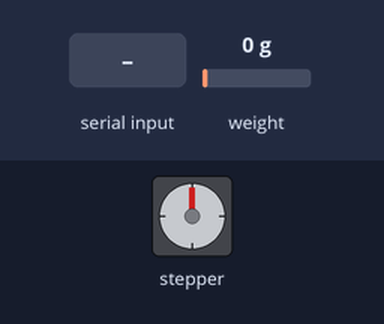
This sketch was run on a simulated Arduino Uno, built with avr-gcc and run on an emulated ATmega328P. Parts: stepper motor. The test bench sets the inputs (shaded band); at power-on: weight on the scale 0 g. Stepper angles assume 200 steps per turn; what the sketch prints to the serial monitor is not drawn.

Above: at 2.3 s.
2.4 s: "A90\n" received over Serial
At 3.85 s:
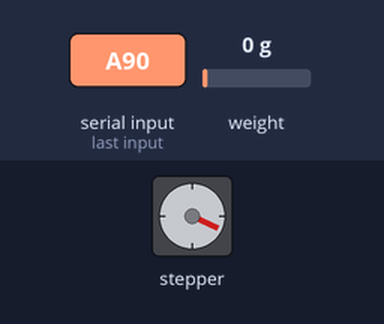
At 4.56 s:
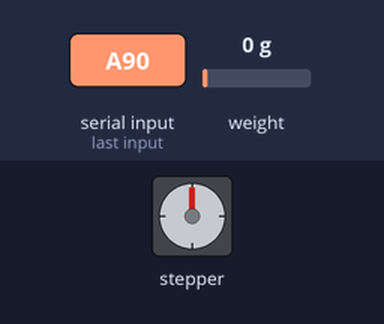
5.9 s: weight on the scale set to 81 g
10.2 s: weight on the scale set to 95 g
At 10.4 s:
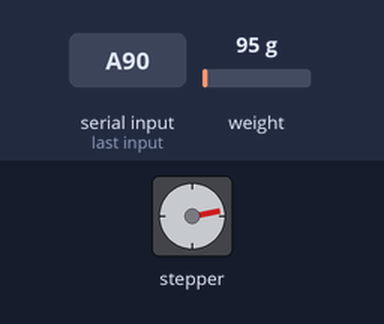
Timing chart, 0 to 13.2 s (numbered marks = the images above; inputs shaded):
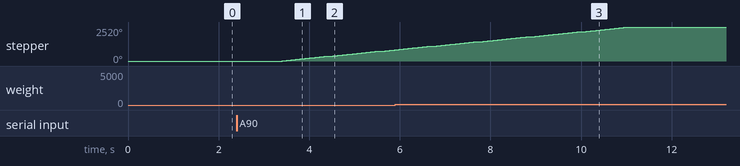

Measured:
- the behaviour switches between 89 and 90 g on weight on the scale (found by bisection; images 2 and 3)
- after the input at 2.4 s, stepper: keeps turning clockwise at about 331°/s, starting after 1.0 s
- after the input at 10.2 s, stepper: goes on until 11.0 s, then stays 2520°

The sketch:

FeederCode_LabVIEW.ino
```cpp
#include <Stepper.h>
#include <HX711.h>

// DEFINIÇÕES DE PINOS
#define pinDT  2
#define pinSCK  3

// DECLARAÇÃO DE VARIÁVEIS
const int stepsPerRevolution = 200;  // change this to fit the number of steps per revolution for your motor
float weight = 0;
String serial;
String portion;
char funcao;
bool x = true;

// INSTANCIANDO OBJETOS
Stepper myStepper(stepsPerRevolution, 8, 9, 10, 11); // initialize the stepper library on pins 8 through 11
HX711 scale;

void setup() {
  Serial.begin(9600);

  scale.begin(pinDT, pinSCK); // CONFIGURANDO OS PINOS DA BALANÇA
  scale.set_scale(-2285.000); // DETERMINA A ESCALA

  delay(100);
  scale.tare(); // ZERANDO A BALANÇA PARA DESCONSIDERAR A MASSA DA ESTRUTURA

  // set the stpermotor speed at 60 rpm:
  myStepper.setSpeed(60);
}

void loop() {
  serial = Serial.readString();
  funcao = serial.charAt(0);
  portion = serial.substring(1);
  if (funcao == 'A') {
    FeedPet(portion.toFloat());
  }
  weight = scale.get_units();
  Serial.print(weight, 3);

  delay(20);
}

void FeedPet(float portion) {
  // COLOCA RAÇÃO
  if(portion <= 1000) {
    while (weight < portion) {
      myStepper.step(stepsPerRevolution);
      weight = scale.get_units();
      Serial.print(weight, 3);
    }
  }
}
```
